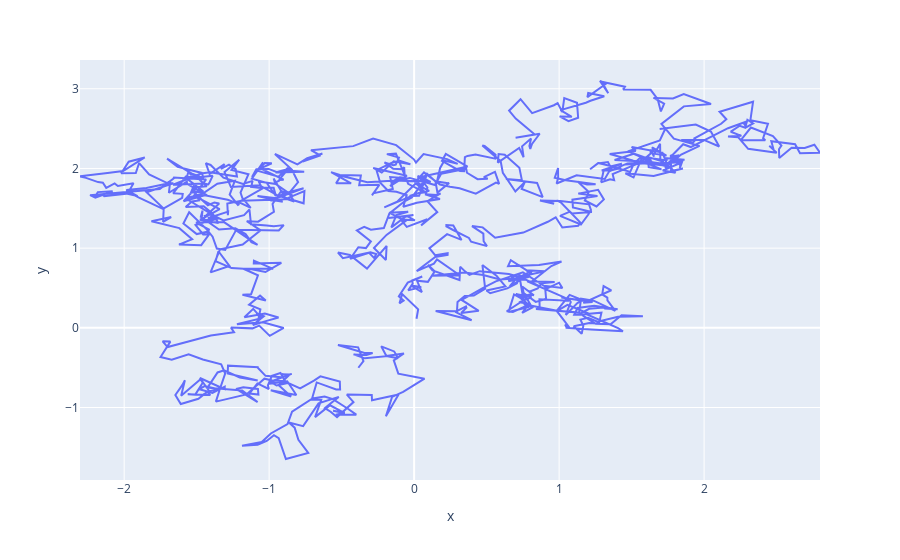

Source (notebook cell):
### Code cell
def simulate_2d_bm(nsteps=1000, t=0.01):
    x = np.cumsum([ np.random.randn()*np.sqrt(t) for i in range(nsteps) ])
    y = np.cumsum([ np.random.randn()*np.sqrt(t) for i in range(nsteps) ])
    return list(x), list(y)

x, y = simulate_2d_bm()
fig = px.line({ 'x' : x, 'y' : y }, x='x', y='y')
fig.show()

### Figure 1 — Plotly figure (JSON) as saved in the notebook; plotly's stock layout.template omitted (floating-point values rounded to 4 significant figures; data arrays with more than 128 entries replaced by an {"elided": "..."} marker saying what was removed)
{"data": [{"hovertemplate": "x=%{x}<br>y=%{y}<extra></extra>", "legendgroup": "", "line": {"color": "#636efa", "dash": "solid"}, "marker": {"symbol": "circle"}, "mode": "lines", "name": "", "orientation": "v", "showlegend": false, "type": "scatter", "x": {"elided": "1000 float values"}, "xaxis": "x", "y": {"elided": "1000 float values"}, "yaxis": "y"}], "layout": {"legend": {"tracegroupgap": 0}, "margin": {"t": 60}, "xaxis": {"anchor": "y", "domain": [0, 1], "title": {"text": "x"}}, "yaxis": {"anchor": "x", "domain": [0, 1], "title": {"text": "y"}}}}
